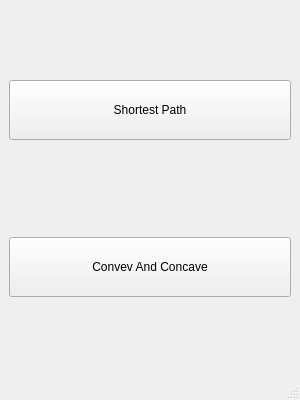
<?xml version="1.0" encoding="UTF-8"?>
<ui version="4.0">
 <class>MainWindow</class>
 <widget class="QMainWindow" name="MainWindow">
  <property name="geometry">
   <rect>
    <x>0</x>
    <y>0</y>
    <width>300</width>
    <height>400</height>
   </rect>
  </property>
  <property name="minimumSize">
   <size>
    <width>300</width>
    <height>0</height>
   </size>
  </property>
  <property name="maximumSize">
   <size>
    <width>600</width>
    <height>400</height>
   </size>
  </property>
  <property name="windowTitle">
   <string>MainWindow</string>
  </property>
  <widget class="QWidget" name="centralwidget">
   <layout class="QVBoxLayout" name="verticalLayout_2">
    <item>
     <layout class="QVBoxLayout" name="verticalLayout">
      <item>
       <widget class="QPushButton" name="shortestPathButton">
        <property name="minimumSize">
         <size>
          <width>0</width>
          <height>60</height>
         </size>
        </property>
        <property name="maximumSize">
         <size>
          <width>600</width>
          <height>16777215</height>
         </size>
        </property>
        <property name="text">
         <string>Shortest Path</string>
        </property>
       </widget>
      </item>
      <item>
       <spacer name="horizontalSpacer">
        <property name="orientation">
         <enum>Qt::Orientation::Horizontal</enum>
        </property>
        <property name="sizeHint" stdset="0">
         <size>
          <width>40</width>
          <height>20</height>
         </size>
        </property>
       </spacer>
      </item>
      <item>
       <widget class="QPushButton" name="convexAndConcaveButton">
        <property name="minimumSize">
         <size>
          <width>0</width>
          <height>60</height>
         </size>
        </property>
        <property name="maximumSize">
         <size>
          <width>600</width>
          <height>16777215</height>
         </size>
        </property>
        <property name="text">
         <string>Convev And Concave</string>
        </property>
       </widget>
      </item>
     </layout>
    </item>
   </layout>
  </widget>
  <widget class="QMenuBar" name="menubar">
   <property name="geometry">
    <rect>
     <x>0</x>
     <y>0</y>
     <width>300</width>
     <height>29</height>
    </rect>
   </property>
  </widget>
  <widget class="QStatusBar" name="statusbar"/>
 </widget>
 <resources/>
 <connections/>
</ui>
